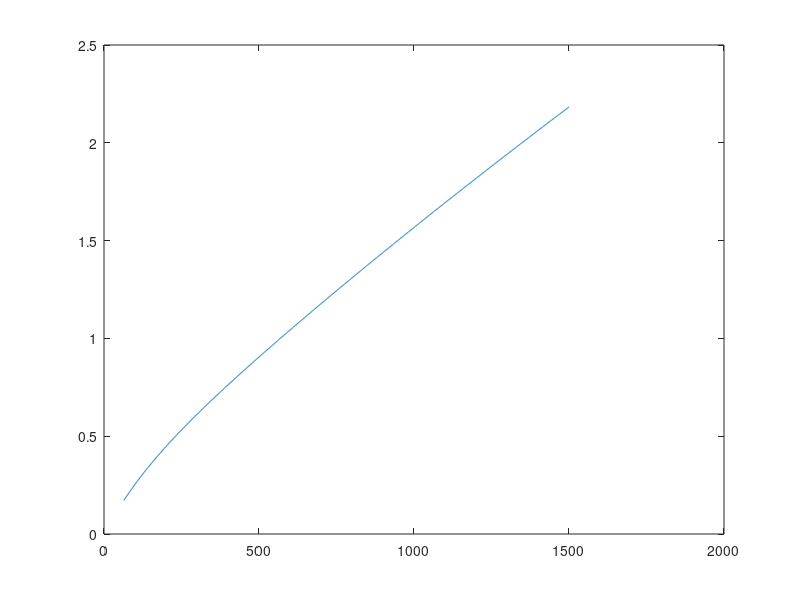

Write the MATLAB code that produced this figure. (Note: this script raises an error after producing the figure.)
% consider a wireless link between multiple stations for data
% communications with states i = 0, 1, 2 e 3
% cujos comportamentos são dados pela seguinte CMTC
% 0->1 10       1->0 200
% 1->2 5        2->1 50
% 2->3 2        3->2 5

% a bit error rate
% introduzida pela ligação wireless em cada estado é 10^-6*10^i
% todas as estações detetam com uma probabilidade ed 100% quando os frames
% de data enviados por outra estação são recebidos com erros

% 4.a
% determina a probabilidade (em %) da ligação estar em cada estado

Q = [-10 10 0 0;
     200 -205 5 0;
     0 50 -52 2;
     0 0 5 -5];

A = [Q'; ones(1,4)];
b = [zeros(4,1); 1];
pi = A\b;

fprintf('Probabilidades dos estados (%%):\n');
fprintf('Estado %d: %.6f%%\n', [(0:3); 100*pi.']);

% 4.b determina a percentagem media de tempo que a ligação passa em cada
% estado

tempoMedioEstados = pi;
fprintf('\nPercentagem média de tempo em cada estado:\n');
fprintf('Estado %d: %.6f%%\n', [(0:3); 100*tempoMedioEstados.']);

% 4.c determina a media do ber da ligação

berEstados = 10.^(-6 + (0:3));
berMedio = pi.' * berEstados.'

% 4.d determina a media de
% holding time (em minutos) da ligação em cada estado

taxasSaida = -diag(Q);
holdingTimeMinutos = 60 ./ taxasSaida

% 4.e determina a pobabilidade (em %) de um frame de data de 1500 bytes ser
% recebido sem erros para cada estado

tamanhoFrameBits = 1500 * 8;
probabilidadeSemErro = (1 - berEstados).^tamanhoFrameBits

% 4.f determina a probabilidade de um frame de data de 1500 bytes ser
% recebido sem erros

probabilidadeMediaSemErro = pi.' * probabilidadeSemErro.';
fprintf('\nProbabilidade média de receção sem erros: %.6f%%\n', ...
    100 * probabilidadeMediaSemErro);

% 4.g determine a
% probabilidade da ligação estar em cada estado quando um frame de data de
% 1500 bytes é recebido sem erros

probabilidadeEstadoDadoSucesso = (pi .* probabilidadeSemErro.') / probabilidadeMediaSemErro;
fprintf('\nProbabilidade dos estados dado receção sem erros (%%):\n');
fprintf('Estado %d: %.6f%%\n', [(0:3); 100*probabilidadeEstadoDadoSucesso.']);

% 4.h determine a
% probabilidade da ligação estar em cada um dos estados quando um frame de
% data de 1500 bytes é recebido com pelo menos um erro

probabilidadeComErro = 1 - probabilidadeSemErro;
probabilidadeMediaComErro = pi.' * probabilidadeComErro.';
probabilidadeEstadoDadoErro = (pi .* probabilidadeComErro.') / probabilidadeMediaComErro

% 4.i desenha um gráfico da
% probabilidade de um pacote ser recebido com pelo menos um erro (em %) em
% função do tamanho do pacote desde 64 bytes até 1500

tamanhosBytes = 64:1500;
probabilidadeErro = 1 - pi.' * (1 - berEstados.').^(8 * tamanhosBytes);

figure;
plot(tamanhosBytes, 100 * probabilidadeErro);
linha = findobj(gca, 'Type', 'line');
linha.XData = [0, tamanhosBytes];
linha.YData = [0, 100 * probabilidadeErro];
xlim([0, 1500]);
grid on;
xlabel('Tamanho do pacote (bytes)');
ylabel('Probabilidade de erro (%)');
title('Probabilidade de receção com pelo menos um erro');
xticks(200:200:1400);
